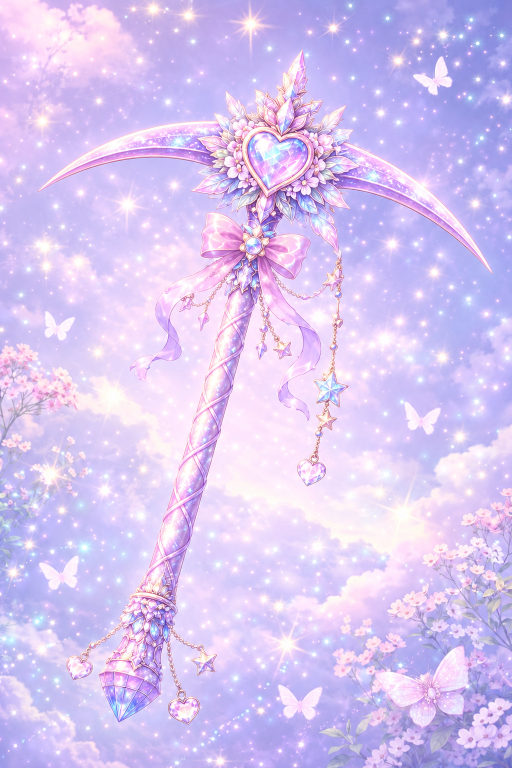
#> input picture art/gen/pick_01.png, 1024 x 1536 px (shown at 1/2 size); its folder holds only this picture in this run
$ python contact.py
#> lines starting #> are read from the running program, lines starting #| are printed output that depends on the picture
"""contact.py [out.jpg] : concept + hero render pairs for all ten pickaxes in one sheet"""
import glob, json, os, sys
from PIL import Image, ImageDraw
HERE = os.path.dirname(os.path.abspath(__file__))
W, H = 260, 390
sheet = Image.new("RGB", (W * 2 * 5, H * 2), (20, 16, 34))
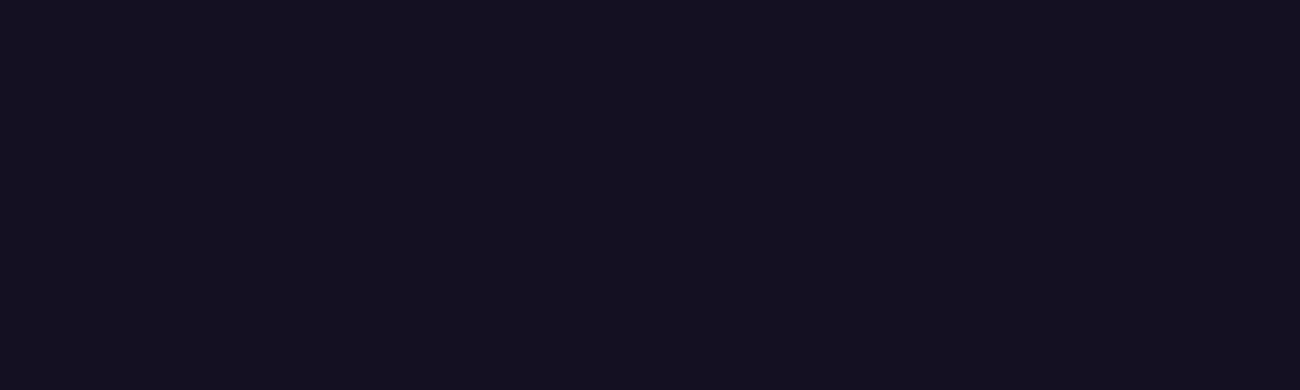
#> sheet: PIL image 2600x780 RGB (shown at 1/2 size); mean R, G, B 20, 16, 34
for i in range(1, 11):
    tag = f"pick_{i:02d}"
    x, y = ((i - 1) % 5) * W * 2, ((i - 1) // 5) * H
    c = Image.open(os.path.join(HERE, "..", "art", "gen", tag + ".png")).convert("RGB").resize((W, H))
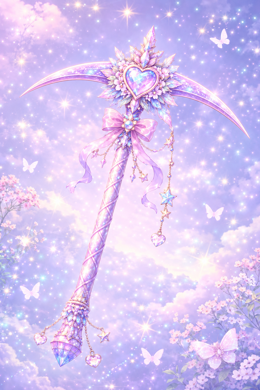
#> c: PIL image 260x390 RGB; mean R, G, B 215.5, 197.7, 242.5
    sheet.paste(c, (x, y))
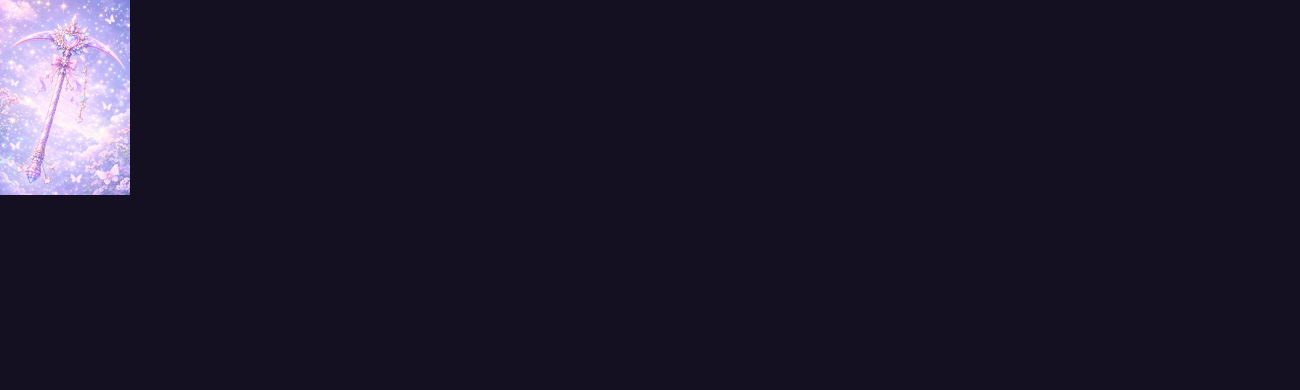
#> sheet: PIL image 2600x780 RGB (shown at 1/2 size); mean R, G, B 29.8, 25.1, 44.4
    h = glob.glob(os.path.join(HERE, "out", tag, "*_hero_fx.jpg"))
    if h:
        r = Image.open(h[0]).convert("RGB").resize((W, H))
        sheet.paste(r, (x + W, y))
    ImageDraw.Draw(sheet).text((x + 6, y + 6), tag, fill=(255, 255, 0))
#> (the run stopped early here; a loop or call above may not have finished)
